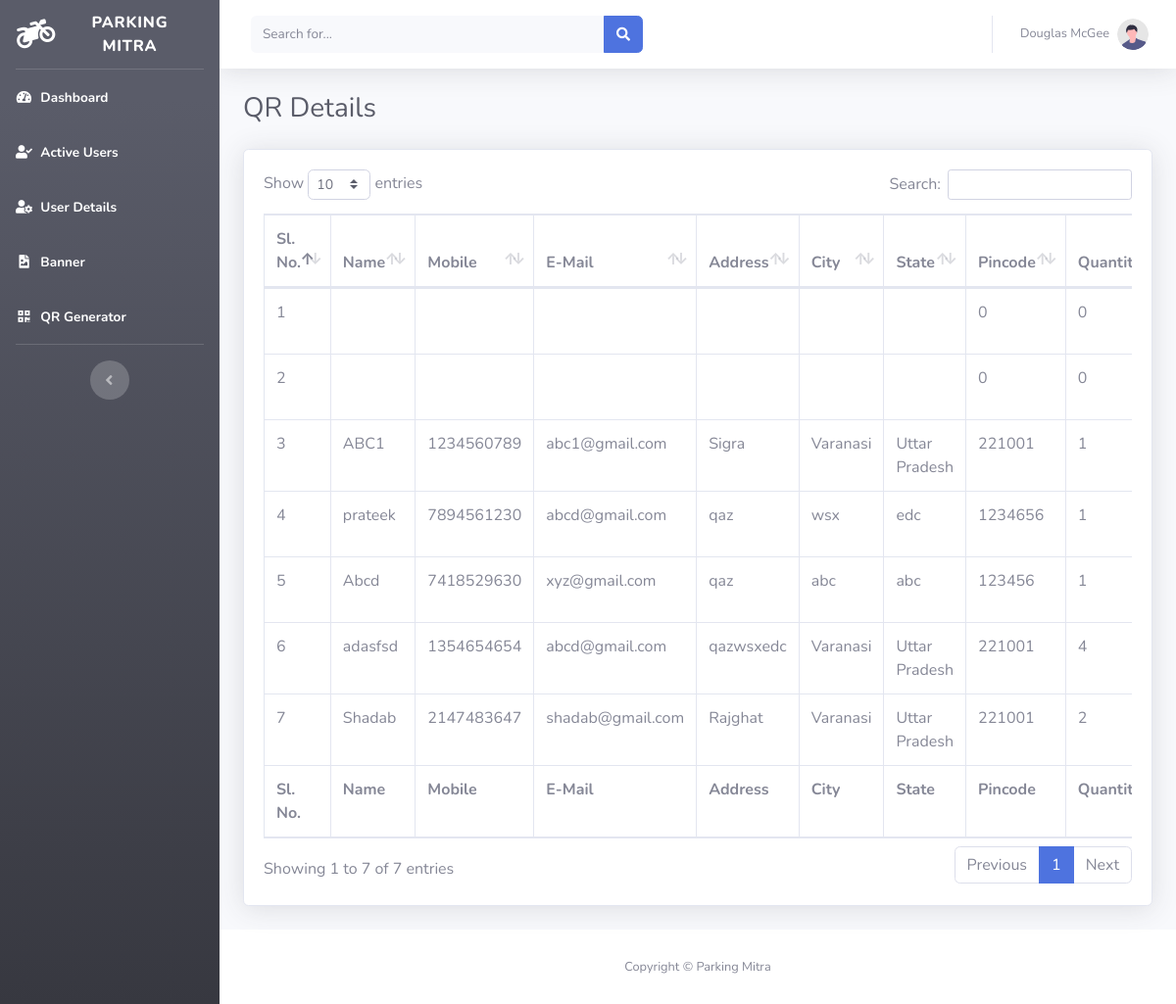
Screenshot of /ap/qrgen.php with the database file from the repository.
### tables this page shows
CREATE TABLE `ordr` (
  `id` int(100) NOT NULL,
  `name` varchar(100) NOT NULL,
  `mobile` varchar(100) NOT NULL,
  `email` varchar(100) NOT NULL,
  `address` varchar(200) NOT NULL,
  `city` varchar(100) NOT NULL,
  `state` varchar(100) NOT NULL,
  `pincode` int(100) NOT NULL,
  `quantity` int(100) NOT NULL,
  `qrcode` varchar(200) NOT NULL,
  `status` int(10) NOT NULL
);

### ap/qrgen.php (the view, shortened to what this page needs)
<?php
$host = "localhost";
$username = "root";
$password = "";
$database = "parking_mitra";
$conn = new mysqli($host, $username, $password, $database);
?>
<!DOCTYPE html>
<html lang="en">
<head>
    <link href="vendor/fontawesome-free/css/all.min.css" rel="stylesheet" type="text/css">
    <link href="css/sb-admin-2.min.css" rel="stylesheet">
    <link href="vendor/datatables/dataTables.bootstrap4.min.css" rel="stylesheet">
</head>
<body id="page-top">
    <div id="wrapper">
        <ul class="navbar-nav bg-gradient-dark sidebar sidebar-dark accordion" id="accordionSidebar">
            <a class="sidebar-brand d-flex align-items-center justify-content-center" href="index.php">
                <div class="sidebar-brand-icon rotate-n-15">
                    <i class="fas fa-motorcycle"></i>
                </div>
                <div class="sidebar-brand-text mx-3">Parking Mitra</div>
            </a>
            <hr class="sidebar-divider my-0">
            <li class="nav-item active">
                <a class="nav-link" href="index.php">
                    <i class="fas fa-fw fa-tachometer-alt"></i>
                    <span>Dashboard</span></a>
            </li>
            <li class="nav-item active">
                <a class="nav-link" href="active_users.php">
                    <i class="fas fa-fw fa-user-check"></i>
                    <span>Active Users</span></a>
            </li>
            <li class="nav-item active">
                <a class="nav-link" href="user_details.php">
                    <i class="fas fa-fw fa-user-cog"></i>
                    <span>User Details</span></a>
            </li>
            <li class="nav-item active">
                <a class="nav-link" href="banner.php">
                    <i class="fas fa-fw fa-file-image"></i>
                    <span>Banner</span></a>
            </li>
            <li class="nav-item active">
                <a class="nav-link" href="qrgen.php">
                    <i class="fas fa-fw fa-qrcode"></i>
                    <span>QR Generator</span></a>
            </li>
            <hr class="sidebar-divider d-none d-md-block">
            <div class="text-center d-none d-md-inline">
                <button class="rounded-circle border-0" id="sidebarToggle"></button>
            </div>
        </ul>
        <div id="content-wrapper" class="d-flex flex-column">
            <div id="content">
                <nav class="navbar navbar-expand navbar-light bg-white topbar mb-4 static-top shadow">
                    <form class="d-none d-sm-inline-block form-inline mr-auto ml-md-3 my-2 my-md-0 mw-100 navbar-search">
                        <div class="input-group">
                            <input type="text" class="form-control bg-light border-0 small" placeholder="Search for..." aria-label="Search" aria-describedby="basic-addon2">
                            <div class="input-group-append">
                                <button class="btn btn-primary" type="button">
                                    <i class="fas fa-search fa-sm"></i>
                                </button>
                            </div>
                        </div>
                    </form>
                    <ul class="navbar-nav ml-auto">
                        <li class="nav-item dropdown no-arrow">
                            <a class="nav-link dropdown-toggle" href="#" id="userDropdown" role="button" data-toggle="dropdown" aria-haspopup="true" aria-expanded="false">
                                <span class="mr-2 d-none d-lg-inline text-gray-600 small">Douglas McGee</span>
                                <img class="img-profile rounded-circle" src="img/undraw_profile.svg">
                            </a>
                        </li>
                    </ul>
                </nav>
                <div class="container-fluid">
                    <div class="d-sm-flex align-items-center justify-content-between mb-4">
                        <h1 class="h3 mb-0 text-gray-800">QR Details</h1>
                    </div>
                    <div class="card shadow mb-4">
                        <div class="card-body">
                            <div class="table-responsive">
                                <table class="table table-bordered" id="dataTable" width="100%" cellspacing="0">
                                    <thead>
                                        <tr>
                                            <th>Sl. No.</th>
                                            <th>Name</th>
                                            <th>Mobile</th>
                                            <th>E-Mail</th>
                                            <th>Address</th>
                                            <th>City</th>
                                            <th>State</th>
                                            <th>Pincode</th>
                                            <th>Quantity</th>
                                        </tr>
                                    </thead>
                                    <tfoot>
                                        <tr>
                                            <th>Sl. No.</th>
                                            <th>Name</th>
                                            <th>Mobile</th>
                                            <th>E-Mail</th>
                                            <th>Address</th>
                                            <th>City</th>
                                            <th>State</th>
                                            <th>Pincode</th>
                                            <th>Quantity</th>
                                        </tr>
                                    </tfoot>
                                    <tbody>
                                        <?php
                                        $result = $conn->query("SELECT * FROM ordr ORDER BY id DESC");
                                        for ($i = 0; $row = $result->fetch_assoc(); $i++) { ?>
                                        <tr>
                                            <td><?php echo $i + 1; ?></td>
                                            <td><?php echo $row['name']; ?></td>
                                            <td><?php echo $row['mobile']; ?></td>
                                            <td><?php echo $row['email']; ?></td>
                                            <td><?php echo $row['address']; ?></td>
                                            <td><?php echo $row['city']; ?></td>
                                            <td><?php echo $row['state']; ?></td>
                                            <td><?php echo $row['pincode']; ?></td>
                                            <td><?php echo $row['quantity']; ?></td>
                                        </tr>
                                        <?php } ?>
                                    </tbody>
                                </table>
                            </div>
                        </div>
                    </div>
                </div>
                <footer class="sticky-footer bg-white">
                    <div class="container my-auto">
                        <div class="copyright text-center my-auto">
                            <span>Copyright &copy; Parking Mitra</span>
                        </div>
                    </div>
                </footer>
            </div>
        </div>
</body>
</html>

### rows the page displays
ordr: pincode "0", quantity "0"
ordr: pincode "0", quantity "0"
ordr: name "ABC1", mobile "1234560789", email "abc1@gmail.com", address "Sigra", city "Varanasi", state "Uttar Pradesh", pincode "221001", quantity "1"
ordr: name "prateek", mobile "7894561230", email "abcd@gmail.com", address "qaz", city "wsx", state "edc", pincode "1234656", quantity "1"
ordr: name "Abcd", mobile "7418529630", email "xyz@gmail.com", address "qaz", city "abc", state "abc", pincode "123456", quantity "1"
ordr: name "adasfsd", mobile "1354654654", email "abcd@gmail.com", address "qazwsxedc", city "Varanasi", state "Uttar Pradesh", pincode "221001", quantity "4"
ordr: name "Shadab", mobile "2147483647", email "shadab@gmail.com", address "Rajghat", city "Varanasi", state "Uttar Pradesh", pincode "221001", quantity "2"
